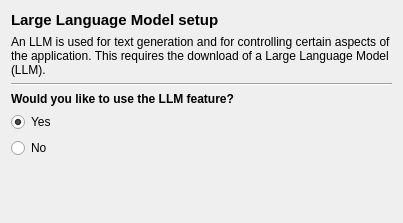
<?xml version="1.0" encoding="UTF-8"?>
<ui version="4.0">
 <class>llm_welcome_screen</class>
 <widget class="QWidget" name="llm_welcome_screen">
  <property name="geometry">
   <rect>
    <x>0</x>
    <y>0</y>
    <width>403</width>
    <height>223</height>
   </rect>
  </property>
  <property name="windowTitle">
   <string>Form</string>
  </property>
  <layout class="QGridLayout" name="gridLayout">
   <item row="0" column="0">
    <widget class="QLabel" name="label">
     <property name="font">
      <font>
       <pointsize>11</pointsize>
       <bold>true</bold>
      </font>
     </property>
     <property name="text">
      <string>Large Language Model setup</string>
     </property>
    </widget>
   </item>
   <item row="4" column="0">
    <widget class="QRadioButton" name="radioButton">
     <property name="text">
      <string>Yes</string>
     </property>
     <property name="checked">
      <bool>true</bool>
     </property>
    </widget>
   </item>
   <item row="5" column="0">
    <widget class="QRadioButton" name="radioButton_2">
     <property name="text">
      <string>No</string>
     </property>
    </widget>
   </item>
   <item row="3" column="0">
    <widget class="QLabel" name="label_2">
     <property name="font">
      <font>
       <bold>true</bold>
      </font>
     </property>
     <property name="text">
      <string>Would you like to use the LLM feature?</string>
     </property>
    </widget>
   </item>
   <item row="6" column="0">
    <spacer name="verticalSpacer">
     <property name="orientation">
      <enum>Qt::Orientation::Vertical</enum>
     </property>
     <property name="sizeHint" stdset="0">
      <size>
       <width>20</width>
       <height>139</height>
      </size>
     </property>
    </spacer>
   </item>
   <item row="2" column="0">
    <widget class="Line" name="line">
     <property name="orientation">
      <enum>Qt::Orientation::Horizontal</enum>
     </property>
    </widget>
   </item>
   <item row="1" column="0">
    <widget class="QLabel" name="label_3">
     <property name="text">
      <string>An LLM is used for text generation and for controlling certain aspects of the application. This requires the download of a Large Language Model (LLM).</string>
     </property>
     <property name="wordWrap">
      <bool>true</bool>
     </property>
    </widget>
   </item>
  </layout>
 </widget>
 <resources/>
 <connections>
  <connection>
   <sender>radioButton</sender>
   <signal>toggled(bool)</signal>
   <receiver>llm_welcome_screen</receiver>
   <slot>yes_toggled(bool)</slot>
   <hints>
    <hint type="sourcelabel">
     <x>61</x>
     <y>147</y>
    </hint>
    <hint type="destinationlabel">
     <x>100</x>
     <y>0</y>
    </hint>
   </hints>
  </connection>
  <connection>
   <sender>radioButton_2</sender>
   <signal>toggled(bool)</signal>
   <receiver>llm_welcome_screen</receiver>
   <slot>no_toggled(bool)</slot>
   <hints>
    <hint type="sourcelabel">
     <x>45</x>
     <y>176</y>
    </hint>
    <hint type="destinationlabel">
     <x>239</x>
     <y>0</y>
    </hint>
   </hints>
  </connection>
 </connections>
 <slots>
  <slot>yes_toggled(bool)</slot>
  <slot>no_toggled(bool)</slot>
 </slots>
</ui>
